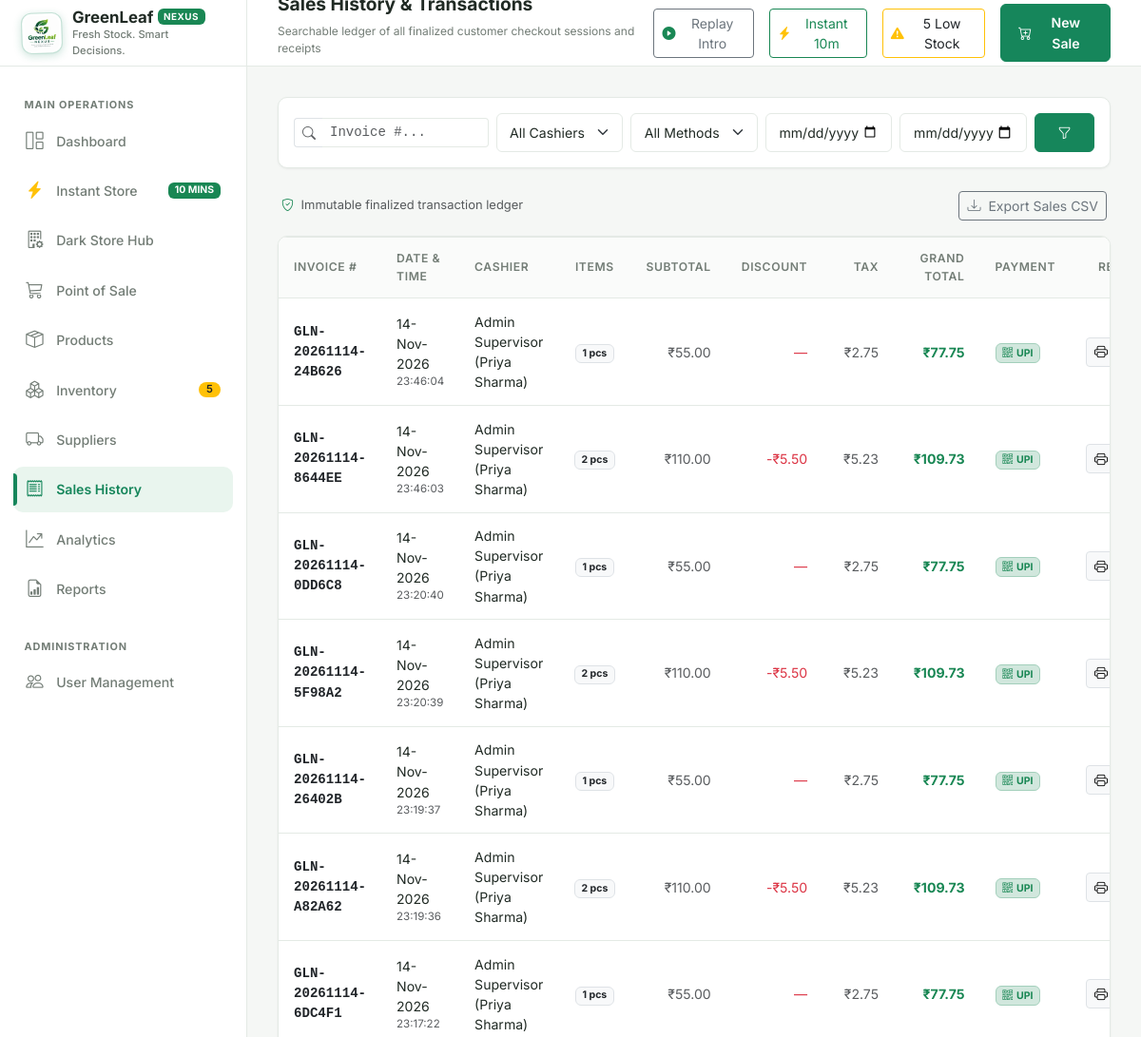
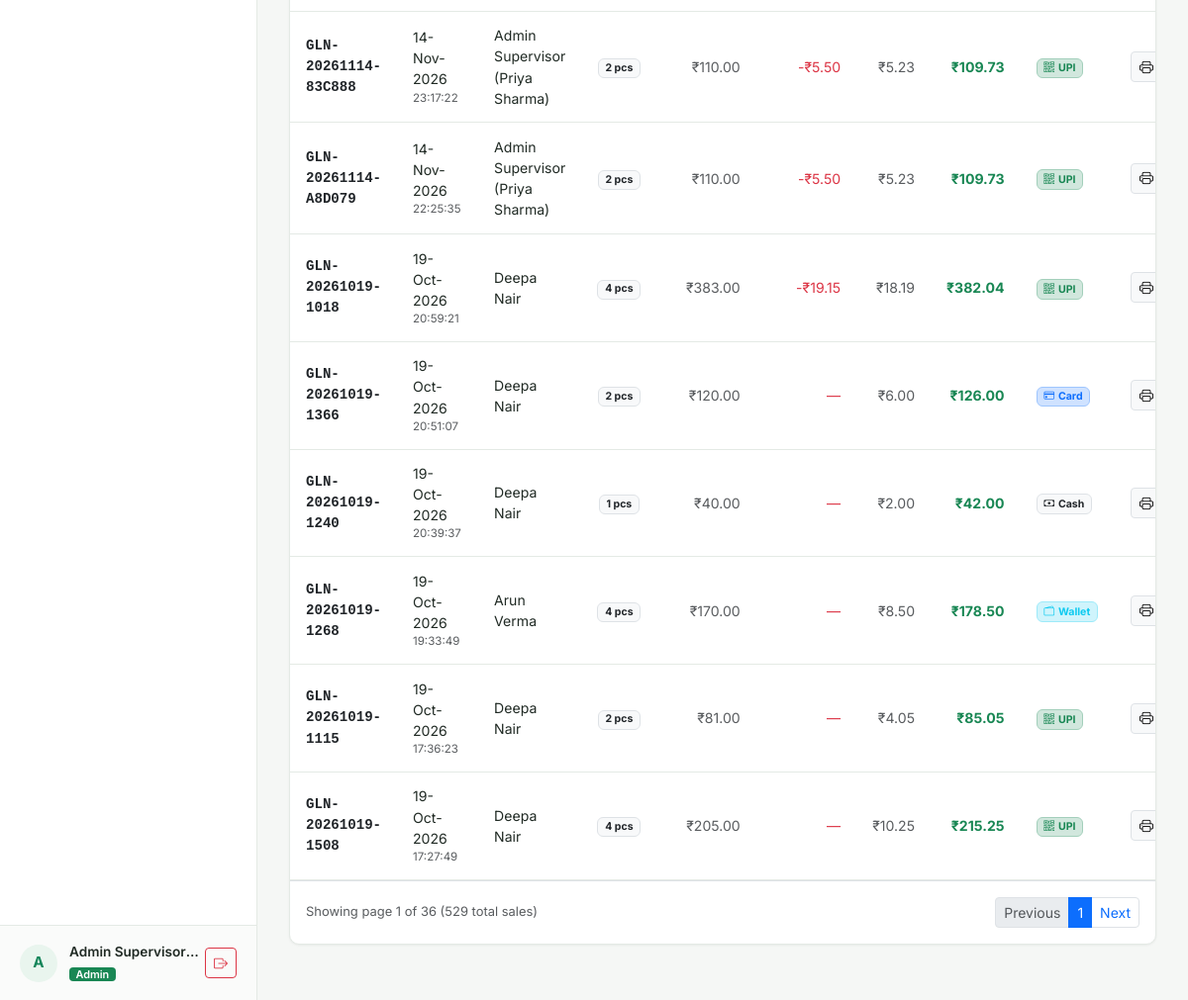
The page /sales/ (signed in) on the database as committed earlier (2 pictures, top to bottom).
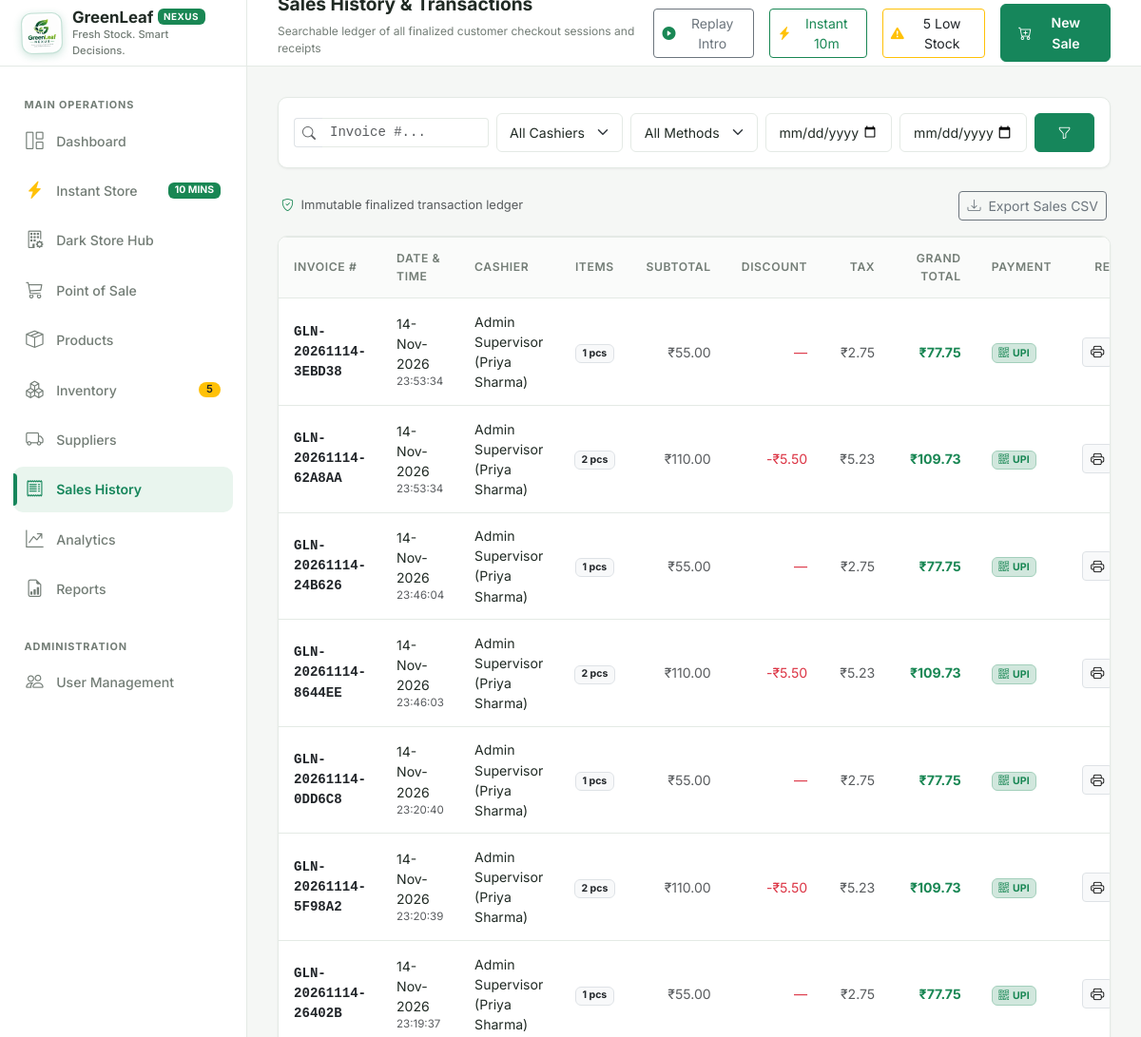
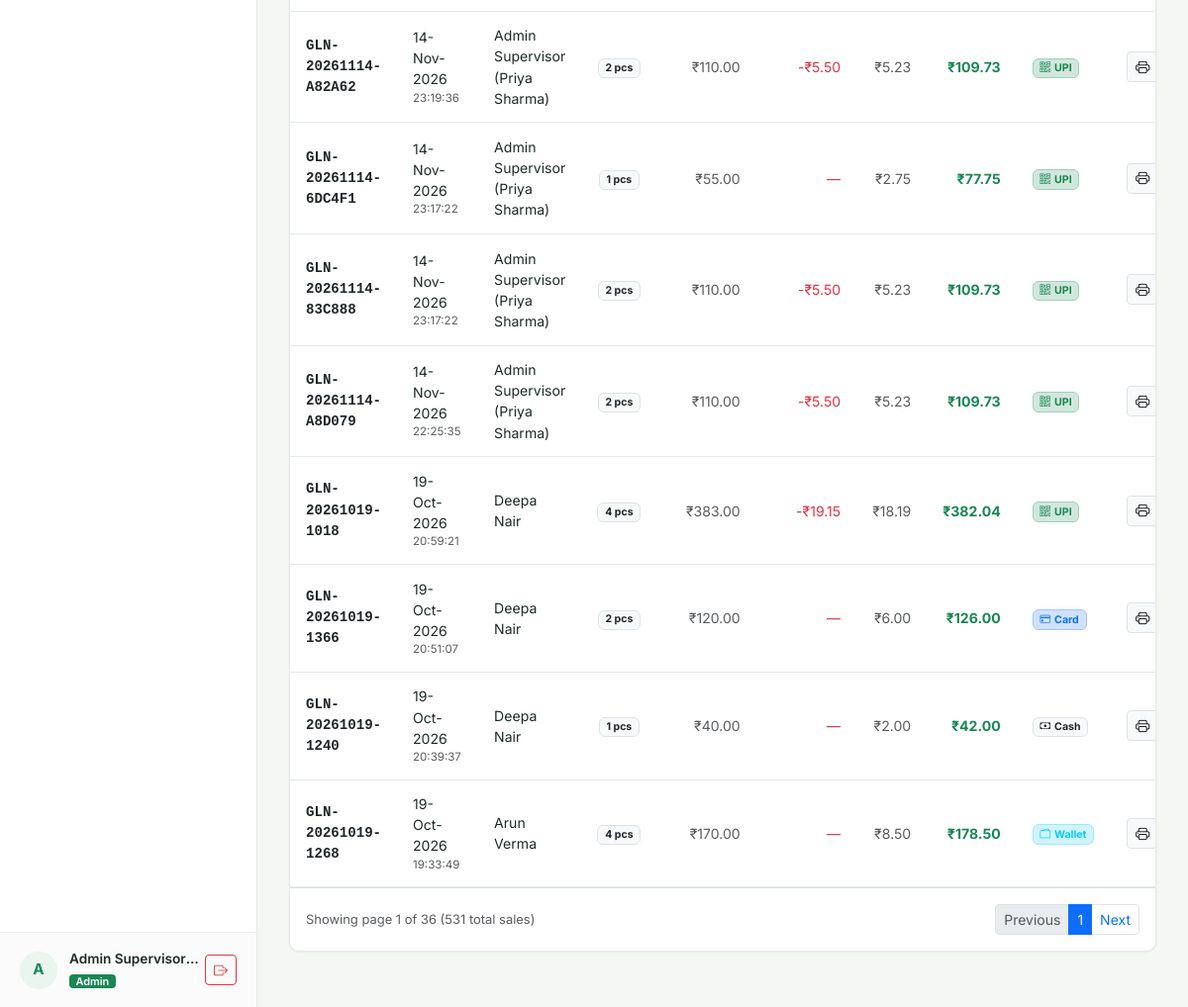
The same page on the database as committed later (2 pictures, top to bottom).
### models/sale.py (models this page shows, shortened)
class Sale(db.Model):
    __tablename__ = "sales"
    sale_id = db.Column(db.Integer, primary_key=True, autoincrement=True)
    invoice_number = db.Column(db.String(50), unique=True, nullable=False, index=True)
    sale_date = db.Column(db.Date, nullable=False, default=date.today, index=True)
    sale_time = db.Column(db.Time, nullable=False, default=lambda: datetime.now().time())
    user_id = db.Column(db.Integer, db.ForeignKey("users.user_id"), nullable=False, index=True)
    subtotal = db.Column(db.Float, nullable=False, default=0.0)
    discount_amount = db.Column(db.Float, nullable=False, default=0.0)
    tax_amount = db.Column(db.Float, nullable=False, default=0.0)
    total_amount = db.Column(db.Float, nullable=False, default=0.0)
    payment_method = db.Column(db.String(30), nullable=False, default="Cash")
    transaction_status = db.Column(db.String(20), nullable=False, default="completed", index=True)
    customer_name = db.Column(db.String(100), nullable=True)
    customer_phone = db.Column(db.String(30), nullable=True)
    notes = db.Column(db.Text, nullable=True)
    created_at = db.Column(db.DateTime, default=datetime.utcnow, nullable=False, index=True)
    cashier = db.relationship("User", back_populates="sales")
    items = db.relationship("SaleItem", back_populates="sale", cascade="all, delete-orphan", lazy="joined")
    @property
    def total_quantity(self):
        return sum(item.quantity for item in self.items) if self.items else 0

### models/user.py (models this page shows, shortened)
class User(UserMixin, db.Model):
    __tablename__ = "users"
    user_id = db.Column(db.Integer, primary_key=True, autoincrement=True)
    username = db.Column(db.String(50), unique=True, nullable=False, index=True)
    full_name = db.Column(db.String(100), nullable=False)
    password_hash = db.Column(db.String(255), nullable=False)
    role = db.Column(db.String(20), nullable=False, default="cashier")  # 'admin' or 'cashier'
    is_active = db.Column(db.Boolean, default=True, nullable=False)
    created_at = db.Column(db.DateTime, default=datetime.utcnow, nullable=False)
    sales = db.relationship("Sale", back_populates="cashier", lazy="dynamic")
    movements = db.relationship("InventoryMovement", back_populates="user", lazy="dynamic")
    audit_logs = db.relationship("AuditLog", back_populates="user", lazy="dynamic")
    @property
    def is_admin(self):
        return self.role == "admin"

### models/sale_item.py (models this page shows, shortened)
class SaleItem(db.Model):
    __tablename__ = "sale_items"
    sale_item_id = db.Column(db.Integer, primary_key=True, autoincrement=True)
    sale_id = db.Column(db.Integer, db.ForeignKey("sales.sale_id", ondelete="CASCADE"), nullable=False, index=True)
    product_id = db.Column(db.Integer, db.ForeignKey("products.product_id", ondelete="SET NULL"), nullable=True, index=True)
    product_name_snapshot = db.Column(db.String(120), nullable=False)
    quantity = db.Column(db.Integer, nullable=False)
    unit_price = db.Column(db.Float, nullable=False)
    unit_cost_snapshot = db.Column(db.Float, nullable=False, default=0.0)
    discount_amount = db.Column(db.Float, nullable=False, default=0.0)
    line_total = db.Column(db.Float, nullable=False)
    sale = db.relationship("Sale", back_populates="items")
    product = db.relationship("Product", back_populates="sale_items")

### routes/sales.py (the view)
@sales_bp.route("/")
@login_required
def index():
    page = request.args.get("page", 1, type=int)
    search_invoice = request.args.get("invoice", "").strip()
    cashier_id = request.args.get("cashier_id", type=int)
    payment_method = request.args.get("payment_method", "").strip()
    start_date_str = request.args.get("start_date", "").strip()
    end_date_str = request.args.get("end_date", "").strip()
    min_total = request.args.get("min_total", type=float)
    max_total = request.args.get("max_total", type=float)
    query = Sale.query.filter_by(transaction_status="completed")
    if not current_user.is_admin:
        query = query.filter(Sale.user_id == current_user.user_id)
    elif cashier_id:
        query = query.filter(Sale.user_id == cashier_id)
    if search_invoice:
        query = query.filter(Sale.invoice_number.ilike(f"%{search_invoice}%"))
    if payment_method:
        query = query.filter(Sale.payment_method == payment_method)
    if start_date_str:
        try:
            start_d = date.fromisoformat(start_date_str)
            query = query.filter(Sale.sale_date >= start_d)
        except ValueError:
            pass
    if end_date_str:
        try:
            end_d = date.fromisoformat(end_date_str)
            query = query.filter(Sale.sale_date <= end_d)
        except ValueError:
            pass
    if min_total is not None:
        query = query.filter(Sale.total_amount >= min_total)
    if max_total is not None:
        query = query.filter(Sale.total_amount <= max_total)
    pagination = query.order_by(Sale.sale_date.desc(), Sale.sale_time.desc()).paginate(
        page=page, per_page=15, error_out=False
    )
    sales = pagination.items
    cashiers = User.query.filter_by(is_active=True).all() if current_user.is_admin else []
    return render_template(
        "sales/index.html",
        sales=sales,
        pagination=pagination,
        cashiers=cashiers,
        search_invoice=search_invoice,
        cashier_id=cashier_id,
        payment_method=payment_method,
        start_date=start_date_str,
        end_date=end_date_str,
        min_total=min_total,
        max_total=max_total,
    )

### templates/sales/index.html (shortened to what the changed rows need)
{% extends "base.html" %}
{% block content %}
<div class="card-custom p-0 overflow-hidden mb-4">
  <div class="table-responsive">
    <table class="table-custom mb-0">
      <thead>
        <tr>
          <th>Invoice #</th>
          <th>Date & Time</th>
          <th>Cashier</th>
          <th class="text-center">Items</th>
          <th class="text-end">Subtotal</th>
          <th class="text-end">Discount</th>
          <th class="text-end">Tax</th>
          <th class="text-end">Grand Total</th>
          <th>Payment</th>
          <th class="text-end">Receipt</th>
        </tr>
      </thead>
      <tbody>
        {% for s in sales %}
        <tr>
          <td class="font-monospace small fw-bold">
            <a href="{{ url_for('sales.details', sale_id=s.sale_id) }}" class="text-dark text-decoration-none">
              {{ s.invoice_number }}
            </a>
          </td>
          <td class="small">
            <div>{{ s.sale_date.strftime('%d-%b-%Y') }}</div>
            <div class="text-muted" style="font-size: 0.72rem;">{{ s.sale_time.strftime('%H:%M:%S') if s.sale_time else '' }}</div>
          </td>
          <td>{{ s.cashier.full_name if s.cashier else 'System / Cashier' }}</td>
          <td class="text-center">
            <span class="badge bg-light text-dark border">{{ s.total_quantity }} pcs</span>
          </td>
          <td class="text-end text-muted small">{{ s.subtotal|currency }}</td>
          <td class="text-end text-danger small">
            {% if s.discount_amount > 0 %}-{{ s.discount_amount|currency }}{% else %}—{% endif %}
          </td>
          <td class="text-end text-muted small">{{ s.tax_amount|currency }}</td>
          <td class="text-end fw-bold text-success">{{ s.total_amount|currency }}</td>
          <td>
            {% if s.payment_method == 'UPI' %}
              <span class="badge bg-success-subtle text-success border border-success-subtle"><i class="bi bi-qr-code me-1"></i>UPI</span>
            {% elif s.payment_method == 'Card' %}
              <span class="badge bg-primary-subtle text-primary border border-primary-subtle"><i class="bi bi-credit-card me-1"></i>Card</span>
            {% elif s.payment_method == 'Digital Wallet' %}
              <span class="badge bg-info-subtle text-info border border-info-subtle"><i class="bi bi-wallet2 me-1"></i>Wallet</span>
            {% else %}
              <span class="badge bg-light text-dark border"><i class="bi bi-cash me-1"></i>Cash</span>
            {% endif %}
          </td>
          <td class="text-end">
            <div class="d-inline-flex gap-1">
              <a href="{{ url_for('sales.receipt', sale_id=s.sale_id) }}" target="_blank" class="btn btn-sm btn-light border py-1 px-2" title="Print Thermal Receipt">
                <i class="bi bi-printer"></i>
              </a>
            </div>
          </td>
        </tr>
        {% endfor %}
      </tbody>
    </table>
  </div>
  {% if pagination.pages > 1 %}
  <div class="p-3 border-top d-flex align-items-center justify-content-between">
    <div class="text-muted small">
      Showing page {{ pagination.page }} of {{ pagination.pages }} ({{ pagination.total }} total sales)
    </div>
    <ul class="pagination pagination-sm mb-0">
      <li class="page-item {% if not pagination.has_prev %}disabled{% endif %}">
        <a class="page-link" href="{{ url_for('sales.index', page=pagination.prev_num, invoice=search_invoice, cashier_id=cashier_id, payment_method=payment_method, start_date=start_date, end_date=end_date) }}">Previous</a>
      </li>
      <li class="page-item active"><span class="page-link">{{ pagination.page }}</span></li>
      <li class="page-item {% if not pagination.has_next %}disabled{% endif %}">
        <a class="page-link" href="{{ url_for('sales.index', page=pagination.next_num, invoice=search_invoice, cashier_id=cashier_id, payment_method=payment_method, start_date=start_date, end_date=end_date) }}">Next</a>
      </li>
    </ul>
  </div>
  {% endif %}
</div>
{% endblock %}

Rows that differ between the two databases and show on the page:
no longer on this page (row unchanged): Sale: invoice_number "GLN-20261019-1115", sale_date "19-Oct-2026", sale_time "17:36:23", cashier "Deepa Nair", total_quantity "2", subtotal "₹81.00", tax_amount "₹4.05", total_amount "₹85.05", payment_method "UPI" (drawn)
no longer on this page (row unchanged): Sale: invoice_number "GLN-20261019-1508", sale_date "19-Oct-2026", sale_time "17:27:49", cashier "Deepa Nair", total_quantity "4", subtotal "₹205.00", tax_amount "₹10.25", total_amount "₹215.25", payment_method "UPI" (drawn)
added Sale: invoice_number "GLN-20261114-3EBD38", sale_date "14-Nov-2026", sale_time "23:53:34", cashier "Admin Supervisor (Priya Sharma)", total_quantity "1", subtotal "₹55.00", tax_amount "₹2.75", total_amount "₹77.75", payment_method "UPI" (drawn)
added Sale: invoice_number "GLN-20261114-62A8AA", sale_date "14-Nov-2026", sale_time "23:53:34", cashier "Admin Supervisor (Priya Sharma)", total_quantity "2", subtotal "₹110.00", discount_amount "₹5.50", tax_amount "₹5.23", total_amount "₹109.73", payment_method "UPI" (drawn)
Other text that changed with them:
{{ pagination.total }}: "529" → "531"
